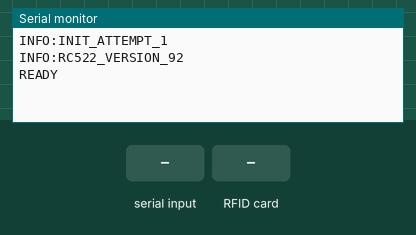
A sketch run on a simulated Arduino Uno, built with avr-gcc and run on an emulated ATmega328P. Shown: the last lines printed to the serial monitor. Inputs (shaded band) come from the test bench.

Above: at 1.5 s.
1.6 s: "SCAN\n" received over Serial
At 2.8 s:
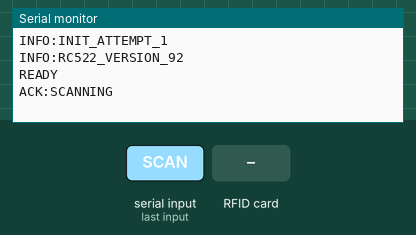
3.1 s: RFID card 5E 7A 19 C4 held to the reader
At 4.3 s:
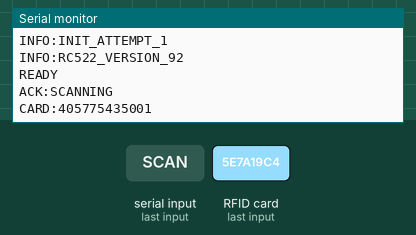
4.6 s: "STOP\n" received over Serial
At 5.6 s:
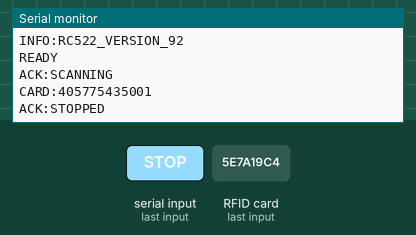
6.1 s: "PING\n" received over Serial
At 6.7 s:
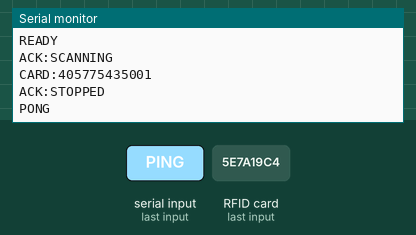
7.6 s: "STATUS\n" received over Serial
At 9.1 s:
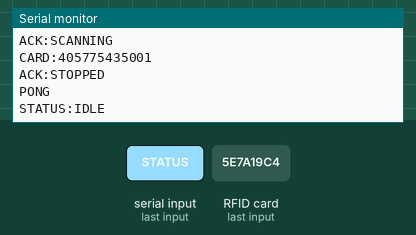

The sketch:

rfid_reader.ino
```cpp
/**
 * TAMTAP v7.0 - Arduino RFID Reader
 * RC522 RFID Module for Registration System
 *
 * Wiring for Arduino Uno + RC522:
 * --------------------------------
 * RC522 Pin  -> Arduino Uno Pin
 * SDA (SS)   -> Pin 10
 * SCK        -> Pin 13
 * MOSI       -> Pin 11
 * MISO       -> Pin 12
 * IRQ        -> Not connected
 * GND        -> GND
 * RST        -> Pin 9
 * 3.3V       -> 3.3V (IMPORTANT: RC522 is 3.3V only!)
 *
 * Protocol:
 * - Sends "READY" on startup
 * - When card detected, sends "CARD:<UID>" (e.g., "CARD:1234567890")
 * - Receives "SCAN" command to start scanning
 * - Receives "STOP" command to stop scanning
 */

#include <SPI.h>
#include <MFRC522.h>

// Pin definitions
#define SS_PIN 10   // SDA pin
#define RST_PIN 9   // RST pin

// Create MFRC522 instance
MFRC522 rfid(SS_PIN, RST_PIN);

// State
bool scanning = false;
unsigned long lastCardTime = 0;
unsigned long cardDebounce = 1500; // 1.5 second debounce between same card reads
String lastCardUID = "";

bool initRC522() {
    // Hardware reset: pull RST LOW then HIGH to force cold start
    digitalWrite(RST_PIN, LOW);
    delay(50);
    digitalWrite(RST_PIN, HIGH);
    delay(50);

    // Initialize SPI bus and MFRC522
    SPI.begin();
    rfid.PCD_Init();
    delay(200); // Some clones need extra stabilization time

    // Verify communication via version register
    byte version = rfid.PCD_ReadRegister(rfid.VersionReg);
    if (version == 0x00 || version == 0xFF) {
        return false;
    }

    Serial.print("INFO:RC522_VERSION_");
    Serial.println(version, HEX);
    return true;
}

void setup() {
    // Initialize serial communication
    Serial.begin(9600);
    while (!Serial) {
        ; // Wait for serial port to connect (needed for native USB)
    }

    // RST pin as output for hardware reset
    pinMode(RST_PIN, OUTPUT);

    // Retry RC522 init up to 3 times with hardware reset
    bool rc522Found = false;
    for (byte attempt = 1; attempt <= 3; attempt++) {
        Serial.print("INFO:INIT_ATTEMPT_");
        Serial.println(attempt);

        rc522Found = initRC522();
        if (rc522Found) break;

        delay(500); // Wait before retry
    }

    if (!rc522Found) {
        Serial.println("ERROR:RC522_NOT_FOUND");
    } else {
        Serial.println("READY");
    }
}

void loop() {
    // Check for serial commands
    if (Serial.available() > 0) {
        String command = Serial.readStringUntil('\n');
        command.trim();

        if (command == "SCAN") {
            scanning = true;
            lastCardUID = "";
            Serial.println("ACK:SCANNING");
        } else if (command == "STOP") {
            scanning = false;
            Serial.println("ACK:STOPPED");
        } else if (command == "PING") {
            Serial.println("PONG");
        } else if (command == "STATUS") {
            if (scanning) {
                Serial.println("STATUS:SCANNING");
            } else {
                Serial.println("STATUS:IDLE");
            }
        }
    }

    // Only scan if enabled
    if (!scanning) {
        delay(50);
        return;
    }

    // Look for new cards
    if (!rfid.PICC_IsNewCardPresent()) {
        delay(50);
        return;
    }

    // Select the card
    if (!rfid.PICC_ReadCardSerial()) {
        delay(50);
        return;
    }

    // Get UID as string
    String cardUID = getUIDString();

    // Debounce - prevent reading same card multiple times
    unsigned long currentTime = millis();
    if (cardUID == lastCardUID && (currentTime - lastCardTime) < cardDebounce) {
        rfid.PICC_HaltA();
        rfid.PCD_StopCrypto1();
        return;
    }

    // New card detected
    lastCardUID = cardUID;
    lastCardTime = currentTime;

    // Send card UID
    Serial.print("CARD:");
    Serial.println(cardUID);

    // Stop scanning after card detected (single-shot mode)
    scanning = false;

    // Halt PICC and stop encryption
    rfid.PICC_HaltA();
    rfid.PCD_StopCrypto1();
}

/**
 * Convert UID bytes to decimal string
 * Matches SimpleMFRC522 Python library format on Raspberry Pi:
 *   uid_to_num() reads 5 bytes (4 UID + 1 BCC) and does:
 *     n = n * 256 + uid[i]  for i in range(5)
 *
 * The BCC (Block Check Character) = XOR of the 4 UID bytes.
 * Arduino MFRC522 lib strips the BCC, so we recalculate it here.
 * Result exceeds 32-bit, so we use uint64_t + manual decimal conversion.
 */
String getUIDString() {
    uint64_t uid = 0;
    byte bcc = 0;

    // First 4 UID bytes (same as Pi)
    for (byte i = 0; i < rfid.uid.size && i < 4; i++) {
        uid = uid * 256 + rfid.uid.uidByte[i];
        bcc ^= rfid.uid.uidByte[i];
    }

    // 5th byte: BCC (XOR checksum) — included by SimpleMFRC522
    uid = uid * 256 + bcc;

    // Convert uint64_t to decimal string (String() only supports 32-bit)
    if (uid == 0) return "0";

    char buf[21];  // max 20 digits for uint64_t
    byte pos = 20;
    buf[pos] = '\0';

    while (uid > 0) {
        buf[--pos] = '0' + (byte)(uid % 10);
        uid /= 10;
    }

    return String(&buf[pos]);
}

/**
 * Alternative: Get UID as hex string
 * Uncomment if you prefer hex format
 */
/*
String getUIDHex() {
    String uid = "";
    for (byte i = 0; i < rfid.uid.size; i++) {
        if (rfid.uid.uidByte[i] < 0x10) {
            uid += "0";
        }
        uid += String(rfid.uid.uidByte[i], HEX);
    }
    uid.toUpperCase();
    return uid;
}
*/
```

Measured:
- after the input at 1.6 s, the serial monitor: prints a new line at once (image 1)
- after the input at 3.1 s, the serial monitor: prints a new line at once (image 2)
- after the input at 4.6 s, the serial monitor: prints a new line at once (image 3)
- after the input at 6.1 s, the serial monitor: prints a new line at once (image 4)
- after the input at 7.6 s, the serial monitor: prints a new line at once (image 5)
